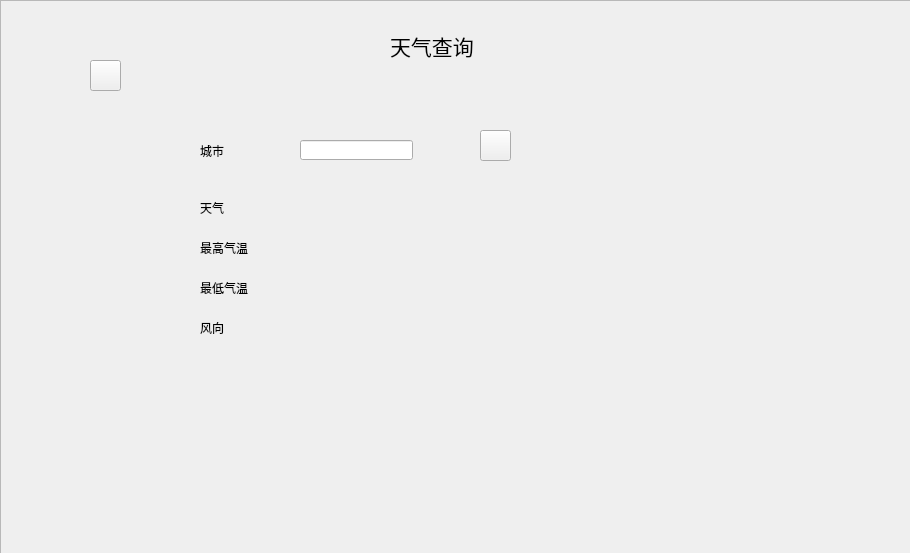
<?xml version="1.0" encoding="UTF-8"?>
<ui version="4.0">
 <class>weather</class>
 <widget class="QWidget" name="weather">
  <property name="geometry">
   <rect>
    <x>0</x>
    <y>0</y>
    <width>910</width>
    <height>553</height>
   </rect>
  </property>
  <property name="windowTitle">
   <string>Form</string>
  </property>
  <widget class="QFrame" name="frame">
   <property name="geometry">
    <rect>
     <x>0</x>
     <y>0</y>
     <width>911</width>
     <height>561</height>
    </rect>
   </property>
   <property name="styleSheet">
    <string notr="true">#frame{border-image: url(:/image/weather.png);}</string>
   </property>
   <property name="frameShape">
    <enum>QFrame::StyledPanel</enum>
   </property>
   <property name="frameShadow">
    <enum>QFrame::Raised</enum>
   </property>
   <widget class="QPushButton" name="pushButton">
    <property name="geometry">
     <rect>
      <x>90</x>
      <y>60</y>
      <width>31</width>
      <height>31</height>
     </rect>
    </property>
    <property name="styleSheet">
     <string notr="true">border-image: url(:/image/返回.png);</string>
    </property>
    <property name="text">
     <string/>
    </property>
   </widget>
   <widget class="QLabel" name="label">
    <property name="geometry">
     <rect>
      <x>390</x>
      <y>30</y>
      <width>101</width>
      <height>31</height>
     </rect>
    </property>
    <property name="font">
     <font>
      <family>黑体</family>
      <pointsize>16</pointsize>
     </font>
    </property>
    <property name="text">
     <string>天气查询</string>
    </property>
   </widget>
   <widget class="QLabel" name="label_2">
    <property name="geometry">
     <rect>
      <x>200</x>
      <y>140</y>
      <width>61</width>
      <height>21</height>
     </rect>
    </property>
    <property name="styleSheet">
     <string notr="true">font: 10pt &quot;黑体&quot;;</string>
    </property>
    <property name="text">
     <string>城市</string>
    </property>
   </widget>
   <widget class="QLineEdit" name="lineEdit">
    <property name="geometry">
     <rect>
      <x>300</x>
      <y>140</y>
      <width>113</width>
      <height>20</height>
     </rect>
    </property>
   </widget>
   <widget class="QPushButton" name="pushButton_2">
    <property name="geometry">
     <rect>
      <x>480</x>
      <y>130</y>
      <width>31</width>
      <height>31</height>
     </rect>
    </property>
    <property name="styleSheet">
     <string notr="true">border-image: url(:/image/搜索.png);</string>
    </property>
    <property name="text">
     <string/>
    </property>
   </widget>
   <widget class="QLabel" name="label_3">
    <property name="geometry">
     <rect>
      <x>200</x>
      <y>280</y>
      <width>61</width>
      <height>16</height>
     </rect>
    </property>
    <property name="text">
     <string>最低气温</string>
    </property>
   </widget>
   <widget class="QLabel" name="label_4">
    <property name="geometry">
     <rect>
      <x>200</x>
      <y>200</y>
      <width>51</width>
      <height>16</height>
     </rect>
    </property>
    <property name="text">
     <string>天气</string>
    </property>
   </widget>
   <widget class="QLabel" name="label_5">
    <property name="geometry">
     <rect>
      <x>200</x>
      <y>240</y>
      <width>51</width>
      <height>16</height>
     </rect>
    </property>
    <property name="text">
     <string>最高气温</string>
    </property>
   </widget>
   <widget class="QLabel" name="label_6">
    <property name="geometry">
     <rect>
      <x>200</x>
      <y>320</y>
      <width>31</width>
      <height>16</height>
     </rect>
    </property>
    <property name="text">
     <string>风向</string>
    </property>
   </widget>
   <widget class="QLabel" name="label_7">
    <property name="geometry">
     <rect>
      <x>310</x>
      <y>200</y>
      <width>54</width>
      <height>12</height>
     </rect>
    </property>
    <property name="text">
     <string/>
    </property>
   </widget>
   <widget class="QLabel" name="label_8">
    <property name="geometry">
     <rect>
      <x>310</x>
      <y>240</y>
      <width>54</width>
      <height>12</height>
     </rect>
    </property>
    <property name="text">
     <string/>
    </property>
   </widget>
   <widget class="QLabel" name="label_9">
    <property name="geometry">
     <rect>
      <x>310</x>
      <y>282</y>
      <width>54</width>
      <height>20</height>
     </rect>
    </property>
    <property name="text">
     <string/>
    </property>
   </widget>
   <widget class="QLabel" name="label_10">
    <property name="geometry">
     <rect>
      <x>310</x>
      <y>320</y>
      <width>54</width>
      <height>12</height>
     </rect>
    </property>
    <property name="text">
     <string/>
    </property>
   </widget>
  </widget>
 </widget>
 <resources/>
 <connections/>
</ui>
